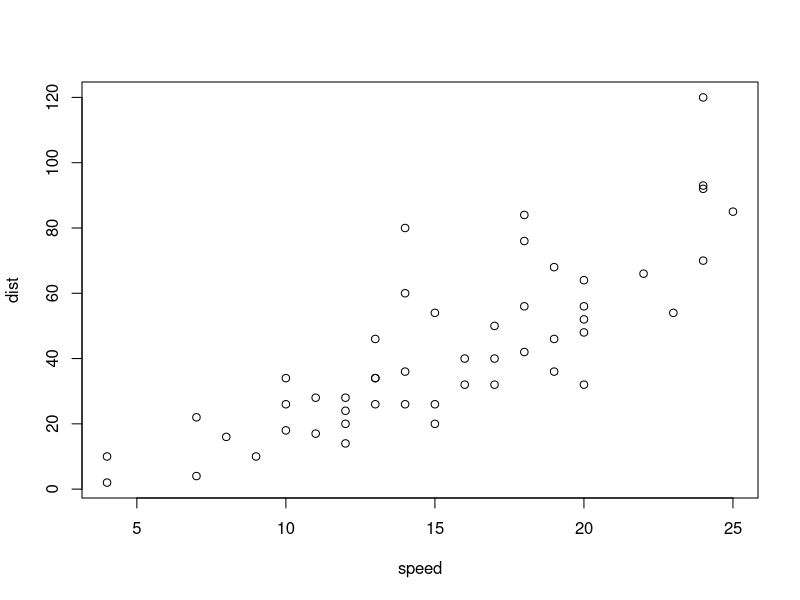
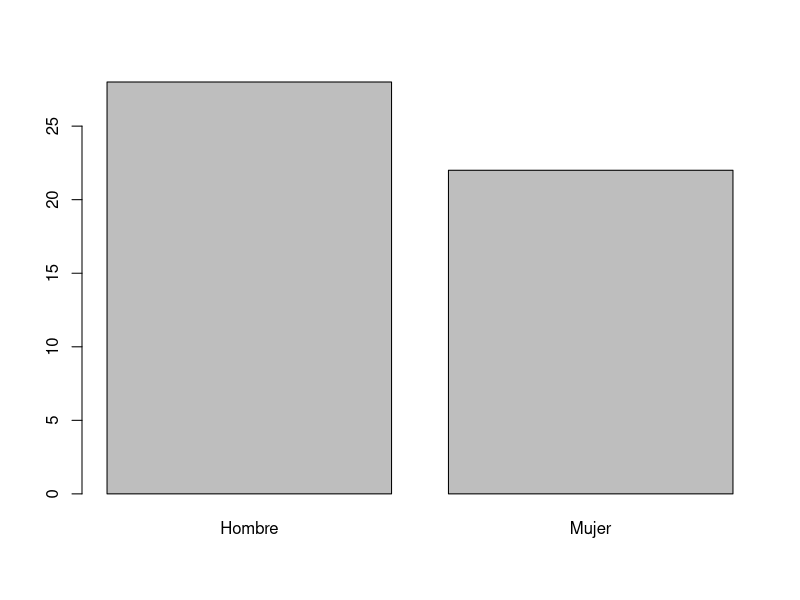
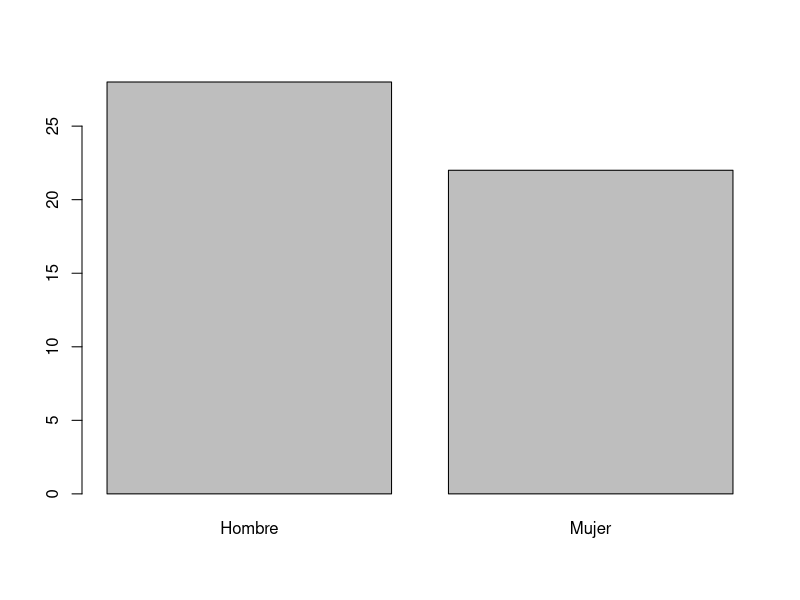

Generate these figures, in order, with R:
## ---- chunk 1
knitr::opts_chunk$set(echo = TRUE)
library(tidyverse)
## ---- chunk 2
library(car) # carga la biblioteca, que a su vez permite el acceso a los datos de una base de datos sobre coches.
summary(cars) # resume los datos.
plot(cars) # construye un gráfico con los datos.

## ---- chunk 3
5+3
## ---- chunk 4
x<-5+3
x
## ---- chunk 5
y<-c(4,8,22,32,25) #crea un vector de 5 elementos que son números (escalares)
y # llamamos al objeto para que lo devuelva.
names<-c('Juan','Luis','Mónica','Julia') #Genera un vector que contiene cadenas de caracteres.
names #llamamos al objeto para que lo devuelva.
## ---- chunk 6
ls()
## ---- chunk 7
rm(names)
## ---- chunk 8
ls()
## ---- chunk 9
a1<-rep(1,20) #Repitiendo elementos.
b<-seq(1,20,2)  # Construyendo sucesiones, por ejemplo aritmética de distancia 2 comenzando el el 1.
d<-27:42 #cuando la distancia es uno se puede abreviar así.
vecnam.rep<-rep(c('Julia','Óscar'),4)
## ---- chunk 10
a2<-rep(1:3,10) #Repitiendo elementos
a2
# En realidad estamos anidando la función seq dentro de la función rep. 
a2.1 <- rep(seq(1,3),10)
a2.1
a3<-rep(1:2,each=10) #Repitiendo elementos, pero de otra manera.
a3

## ---- chunk 11
m1<-matrix(c(2,5,8,9,20,5,8,9),ncol=2) 
m1
## ---- chunk 12
m2<-matrix(c(2,5,8,9,20,5,8,9),ncol=2,byrow = T) 
m2
## ---- chunk 13
a2[c(1,2,6)] #extrae elementos que ocupan las posiciones 1,2 y 6 en el vector.
vecnam.rep[seq(1,8,2)] #extrae elemantos que ocupan las posiciones del 1 a 8, pero saltando de 2 en 2 (1,3,5,7)
## ---- chunk 14
m1 #Esta es la matriz que creamos anteriormente.
m1[c(1,2),] # Extraigo filas 1 y 2
m1[,c(1,2)] # Extraigo columnas 1 y 2
m1[c(3,4),c(1,2)] # Extraigo un subconjunto de celdas.


## ---- chunk 15
ar<-array(c(1,4,4,8,9,9,9.8,9,8,9,9.2,4,5,9,10,3,4,8),c(2,3,2)) #Esto es un array de 2 filas (primera dimension), 3 columnas (segunda dimensión), 2 bloques (tercera dimension)
ar
## ---- chunk 16
ar2 <- array(rep(c('red','yellow','green'),6),c(2,3,2))
ar2
## ---- chunk 17
data(iris) #basta con esto porque este dataset se incluye en la librería datasets que se instala por defecto en la instalación de base.
## ---- chunk 18
data(Anscombe,package='carData') 
## ---- chunk 19
head(iris) # solo pedimos los primeros registros (son 50)
## ---- chunk 20
head(Anscombe) 
## ---- chunk 21
head(iris[,2:3])
## ---- chunk 22
iris[c(4,10),2:3] #
## ---- chunk 23
iris[c(4,10),c("Sepal.Width","Sepal.Length")]

## ---- chunk 24
iris$Sepal.Length
## ---- chunk 25
iris$Sepal.Ratio <- iris$Sepal.Length/iris$Sepal.Width
## ---- chunk 26
iris[1:4,c("Sepal.Length","Sepal.Width","Sepal.Ratio")] #limito el número de filas utilizando un vector como índice.
## ---- chunk 27
iris$Sepal.Ratio<-NULL
## ---- chunk 28
v1 <- c('Juan', 'Pedro','Luisa')
m1 <- matrix(c(3,5,7,22,45,76,25,22,21),ncol=3)
df1 <- data.frame(id=1001:1050,pas=round(rnorm(50,120,5)),sex=factor(rbinom(50,1,.35),labels=c('Hombre','Mujer')))

plot.new()
barplot(table(df1$sex))
p1 <- recordPlot()

lista1 <- list(v1,m1,df1,p1)
## ---- chunk 29
str(lista1,max.level = 1) 
## ---- chunk 30
lista1[[4]] #Esto llamaría al cuarto elemento de la lista, que era el gráfico.
## ---- chunk 31
names(lista1) <- c('mi_vector','mi_matriz','mi_dataframe','mi_gráfico')#este vector asigna nombres a los elementos. Ha de ser de la misma longitud que el número de elementos.
## ---- chunk 32
head(lista1$mi_dataframe,n = 10) #Uso head con al argumento n=10 para que solo muestre las 10 primeras filas.
## ---- chunk 33
ls #Para poder verlo he de ejecutar la función sin argumentos, sin el contenido de los paréntesis.
## ---- chunk 34
ls(,,,,,TRUE)
## ---- chunk 35
ls(sorted=TRUE)
